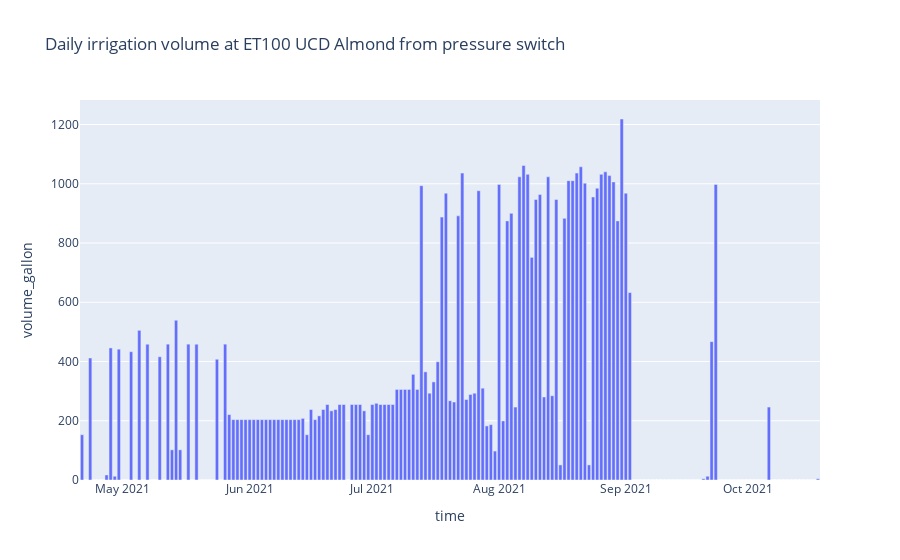

Notebook code cell kept with this figure:
### Code cell
import plotly.express as px
fig = px.bar(irrigation_hourly_ET100, x='time', y='volume_gallon', title  ='Daily irrigation volume at ET100 UCD Almond from pressure switch')
fig.show()

### Figure 1 — Plotly figure (JSON) as saved in the notebook; plotly's stock layout.template omitted (floating-point values rounded to 4 significant figures; data arrays with more than 128 entries replaced by an {"elided": "..."} marker saying what was removed)
{"data": [{"alignmentgroup": "True", "hovertemplate": "time=%{x}<br>volume_gallon=%{y}<extra></extra>", "legendgroup": "", "marker": {"color": "#636efa", "pattern": {"shape": ""}}, "name": "", "offsetgroup": "", "orientation": "v", "showlegend": false, "textposition": "auto", "type": "bar", "x": {"elided": "181 str values"}, "xaxis": "x", "y": {"elided": "181 float values"}, "yaxis": "y"}], "layout": {"autosize": true, "barmode": "relative", "legend": {"tracegroupgap": 0}, "title": {"text": "Daily irrigation volume at ET100 UCD Almond from pressure switch"}, "xaxis": {"anchor": "y", "autorange": true, "domain": [0, 1], "range": ["2021-04-20 12:00", "2021-10-18 12:00"], "title": {"text": "time"}, "type": "date"}, "yaxis": {"anchor": "x", "autorange": true, "domain": [0, 1], "range": [0, 1283.0], "title": {"text": "volume_gallon"}, "type": "linear"}}}
